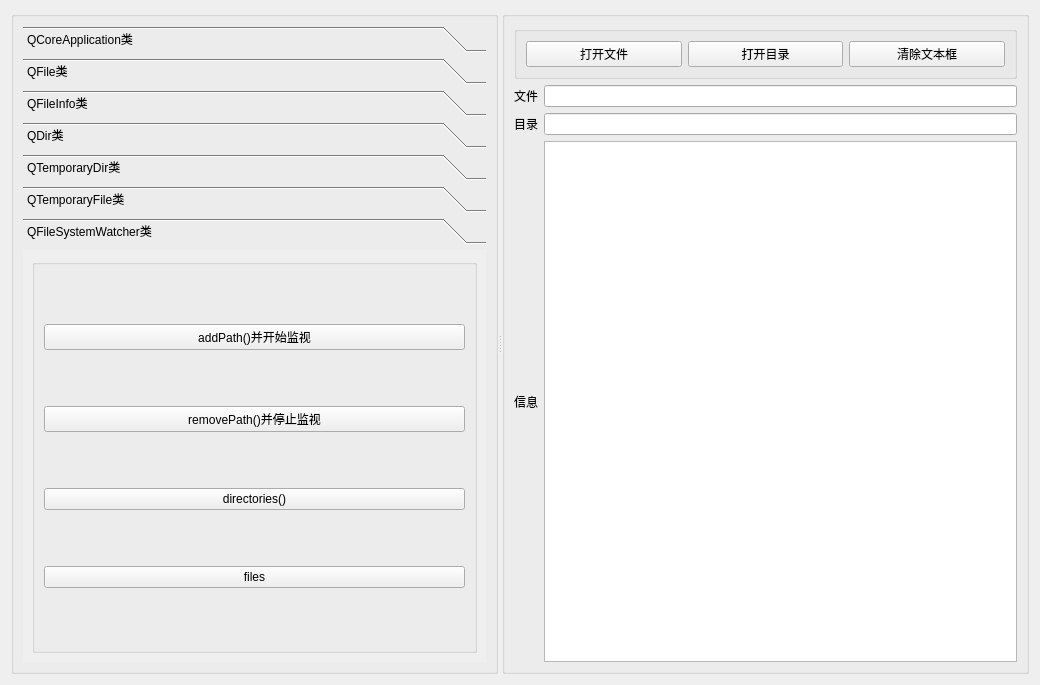
<?xml version="1.0" encoding="UTF-8"?>
<ui version="4.0">
 <class>Dialog</class>
 <widget class="QDialog" name="Dialog">
  <property name="geometry">
   <rect>
    <x>0</x>
    <y>0</y>
    <width>1040</width>
    <height>685</height>
   </rect>
  </property>
  <property name="windowTitle">
   <string>Dialog</string>
  </property>
  <layout class="QGridLayout" name="gridLayout_4">
   <item row="0" column="0">
    <widget class="QSplitter" name="splitter">
     <property name="orientation">
      <enum>Qt::Horizontal</enum>
     </property>
     <widget class="QGroupBox" name="groupBox">
      <property name="title">
       <string/>
      </property>
      <layout class="QVBoxLayout" name="verticalLayout_3">
       <item>
        <widget class="QToolBox" name="toolBox">
         <property name="currentIndex">
          <number>6</number>
         </property>
         <widget class="QWidget" name="pageApp">
          <property name="geometry">
           <rect>
            <x>0</x>
            <y>0</y>
            <width>262</width>
            <height>460</height>
           </rect>
          </property>
          <attribute name="icon">
           <iconset resource="res.qrc">
            <normaloff>:/images/802.bmp</normaloff>:/images/802.bmp</iconset>
          </attribute>
          <attribute name="label">
           <string>QCoreApplication类</string>
          </attribute>
          <layout class="QVBoxLayout" name="verticalLayout_4">
           <item>
            <widget class="QPushButton" name="btnApplication">
             <property name="font">
              <font>
               <pointsize>18</pointsize>
               <bold>false</bold>
              </font>
             </property>
             <property name="text">
              <string>QCoreApplication::
 applicationDirPath() 
applicationFilePath() 
 applicationName() 
 setApplicationName() 
 libraryPaths() 
 organizationName() 
 exit() 退出应用程序</string>
             </property>
            </widget>
           </item>
          </layout>
         </widget>
         <widget class="QWidget" name="pageFile">
          <property name="geometry">
           <rect>
            <x>0</x>
            <y>0</y>
            <width>262</width>
            <height>460</height>
           </rect>
          </property>
          <attribute name="icon">
           <iconset resource="res.qrc">
            <normaloff>:/images/804.bmp</normaloff>:/images/804.bmp</iconset>
          </attribute>
          <attribute name="label">
           <string>QFile类</string>
          </attribute>
          <layout class="QVBoxLayout" name="verticalLayout_6">
           <item>
            <layout class="QVBoxLayout" name="verticalLayout_5">
             <item>
              <widget class="QGroupBox" name="groupBox_4">
               <property name="title">
                <string>静态函数</string>
               </property>
               <layout class="QGridLayout" name="gridLayout_2">
                <item row="0" column="0">
                 <widget class="QPushButton" name="btnCopy">
                  <property name="text">
                   <string>copy()</string>
                  </property>
                 </widget>
                </item>
                <item row="0" column="1">
                 <widget class="QPushButton" name="btnExists">
                  <property name="text">
                   <string>exists()</string>
                  </property>
                 </widget>
                </item>
                <item row="2" column="0">
                 <widget class="QPushButton" name="btnMoveToTrash">
                  <property name="text">
                   <string>moveToTrash</string>
                  </property>
                 </widget>
                </item>
                <item row="1" column="0">
                 <widget class="QPushButton" name="btnRemove">
                  <property name="text">
                   <string>remove()</string>
                  </property>
                 </widget>
                </item>
                <item row="1" column="1">
                 <widget class="QPushButton" name="btnRename">
                  <property name="text">
                   <string>rename()</string>
                  </property>
                 </widget>
                </item>
               </layout>
              </widget>
             </item>
             <item>
              <widget class="QGroupBox" name="groupBox_5">
               <property name="title">
                <string>成员函数</string>
               </property>
               <layout class="QGridLayout" name="gridLayout_3">
                <item row="0" column="0">
                 <widget class="QPushButton" name="btnMemberCopy">
                  <property name="text">
                   <string>copy()</string>
                  </property>
                 </widget>
                </item>
                <item row="0" column="1">
                 <widget class="QPushButton" name="btnMemberExists">
                  <property name="text">
                   <string>exists()</string>
                  </property>
                 </widget>
                </item>
                <item row="1" column="0">
                 <widget class="QPushButton" name="btnMemRemove">
                  <property name="text">
                   <string>remove()</string>
                  </property>
                 </widget>
                </item>
                <item row="1" column="1">
                 <widget class="QPushButton" name="btnMemRename">
                  <property name="text">
                   <string>rename()</string>
                  </property>
                 </widget>
                </item>
                <item row="2" column="0">
                 <widget class="QPushButton" name="btnMemMoveToTrash">
                  <property name="text">
                   <string>moveToTrash</string>
                  </property>
                 </widget>
                </item>
               </layout>
              </widget>
             </item>
            </layout>
           </item>
          </layout>
         </widget>
         <widget class="QWidget" name="pageFileInfo">
          <property name="geometry">
           <rect>
            <x>0</x>
            <y>0</y>
            <width>262</width>
            <height>460</height>
           </rect>
          </property>
          <attribute name="icon">
           <iconset resource="res.qrc">
            <normaloff>:/images/135.JPG</normaloff>:/images/135.JPG</iconset>
          </attribute>
          <attribute name="label">
           <string>QFileInfo类</string>
          </attribute>
          <layout class="QGridLayout" name="gridLayout_5">
           <item row="0" column="0">
            <widget class="QPushButton" name="btnAbsoluteFilePath">
             <property name="text">
              <string>absoluteFilePath() 
 absolutePath() 
 fileName() 
 filePath() 
 size()  path() 
 baseName() 
 completeBaseName() 
 suffix() 
 completeSuffix() 
 isDir() 
 isFile() 
 isExecutable() 
 birthTime() 
 LastModified() 
 lastRead() 
 Static exists() 
 exists()</string>
             </property>
            </widget>
           </item>
          </layout>
         </widget>
         <widget class="QWidget" name="pageDir">
          <property name="geometry">
           <rect>
            <x>0</x>
            <y>0</y>
            <width>262</width>
            <height>460</height>
           </rect>
          </property>
          <attribute name="icon">
           <iconset resource="res.qrc">
            <normaloff>:/images/007.GIF</normaloff>:/images/007.GIF</iconset>
          </attribute>
          <attribute name="label">
           <string>QDir类</string>
          </attribute>
          <layout class="QVBoxLayout" name="verticalLayout_2">
           <item>
            <widget class="QGroupBox" name="groupBox_6">
             <property name="title">
              <string>静态函数</string>
             </property>
             <layout class="QVBoxLayout" name="verticalLayout_7">
              <item>
               <widget class="QPushButton" name="btntempPath">
                <property name="text">
                 <string>tempPath() 
 rootPath() 
 homePath() 
 drives() 
 currentPath()</string>
                </property>
               </widget>
              </item>
              <item>
               <widget class="QPushButton" name="btnSetCurrent">
                <property name="text">
                 <string>setCurrent</string>
                </property>
               </widget>
              </item>
             </layout>
            </widget>
           </item>
           <item>
            <widget class="QGroupBox" name="groupBox_7">
             <property name="title">
              <string>文件或目录操作</string>
             </property>
             <layout class="QGridLayout" name="gridLayout_6">
              <item row="0" column="0">
               <widget class="QPushButton" name="btnMkdir">
                <property name="text">
                 <string>mkdir()</string>
                </property>
               </widget>
              </item>
              <item row="0" column="1">
               <widget class="QPushButton" name="btnRmdir">
                <property name="text">
                 <string>rmdir()</string>
                </property>
               </widget>
              </item>
              <item row="1" column="0">
               <widget class="QPushButton" name="btnQDirRemove">
                <property name="text">
                 <string>remove()</string>
                </property>
               </widget>
              </item>
              <item row="1" column="1">
               <widget class="QPushButton" name="btnQDirRename">
                <property name="text">
                 <string>rename()</string>
                </property>
               </widget>
              </item>
              <item row="2" column="0">
               <widget class="QPushButton" name="btnSetPath">
                <property name="text">
                 <string>setPath()</string>
                </property>
               </widget>
              </item>
              <item row="2" column="1">
               <widget class="QPushButton" name="btnRemoveRecur">
                <property name="text">
                 <string>removeRecursively()</string>
                </property>
               </widget>
              </item>
             </layout>
            </widget>
           </item>
           <item>
            <widget class="QGroupBox" name="groupBox_8">
             <property name="title">
              <string>文件或目录信息</string>
             </property>
             <layout class="QVBoxLayout" name="verticalLayout_8">
              <item>
               <widget class="QPushButton" name="btnAbsPath">
                <property name="text">
                 <string>absoluteFilePath() 
 absolutePath() 
 canonicalPath() 
 filePath() 
 path() 
 dirName() 
 exists() 
 isEmpty() 
 entryList(dir) 
 entryList(file)</string>
                </property>
               </widget>
              </item>
             </layout>
            </widget>
           </item>
          </layout>
         </widget>
         <widget class="QWidget" name="pageTempDir">
          <property name="geometry">
           <rect>
            <x>0</x>
            <y>0</y>
            <width>262</width>
            <height>460</height>
           </rect>
          </property>
          <attribute name="icon">
           <iconset resource="res.qrc">
            <normaloff>:/images/806.bmp</normaloff>:/images/806.bmp</iconset>
          </attribute>
          <attribute name="label">
           <string>QTemporaryDir类</string>
          </attribute>
          <layout class="QVBoxLayout" name="verticalLayout_9">
           <item>
            <widget class="QGroupBox" name="groupBox_9">
             <property name="title">
              <string/>
             </property>
             <layout class="QVBoxLayout" name="verticalLayout_10">
              <item>
               <widget class="QPushButton" name="btnMkTempDir">
                <property name="text">
                 <string>1. 在系统临时目录下创建临时文件夹</string>
                </property>
               </widget>
              </item>
              <item>
               <widget class="QPushButton" name="btnMkDir">
                <property name="text">
                 <string>2. 在指定目录下创建临时文件夹</string>
                </property>
               </widget>
              </item>
              <item>
               <widget class="QPushButton" name="btnMkDirInCurrent">
                <property name="text">
                 <string>3. 在当前目录下创建临时文件夹</string>
                </property>
               </widget>
              </item>
             </layout>
            </widget>
           </item>
          </layout>
         </widget>
         <widget class="QWidget" name="pageTempFile">
          <property name="geometry">
           <rect>
            <x>0</x>
            <y>0</y>
            <width>262</width>
            <height>460</height>
           </rect>
          </property>
          <attribute name="icon">
           <iconset resource="res.qrc">
            <normaloff>:/images/100.bmp</normaloff>:/images/100.bmp</iconset>
          </attribute>
          <attribute name="label">
           <string>QTemporaryFile类</string>
          </attribute>
          <layout class="QVBoxLayout" name="verticalLayout_11">
           <item>
            <widget class="QGroupBox" name="groupBox_10">
             <property name="title">
              <string/>
             </property>
             <layout class="QVBoxLayout" name="verticalLayout_12">
              <item>
               <widget class="QPushButton" name="btnMkTempFile">
                <property name="text">
                 <string>1. 在系统临时目录下创建临时文件</string>
                </property>
               </widget>
              </item>
              <item>
               <widget class="QPushButton" name="btnMkFile">
                <property name="text">
                 <string>2. 在指定目录下创建临时文件</string>
                </property>
               </widget>
              </item>
              <item>
               <widget class="QPushButton" name="btnMkFileInCurrent">
                <property name="text">
                 <string>3. 在当前目录下创建临时文件</string>
                </property>
               </widget>
              </item>
             </layout>
            </widget>
           </item>
          </layout>
         </widget>
         <widget class="QWidget" name="pageWatcher">
          <attribute name="label">
           <string>QFileSystemWatcher类</string>
          </attribute>
          <layout class="QVBoxLayout" name="verticalLayout_13">
           <item>
            <widget class="QGroupBox" name="groupBox_11">
             <property name="title">
              <string/>
             </property>
             <layout class="QVBoxLayout" name="verticalLayout_14">
              <item>
               <widget class="QPushButton" name="btnAddPath">
                <property name="text">
                 <string>addPath()并开始监视</string>
                </property>
               </widget>
              </item>
              <item>
               <widget class="QPushButton" name="btnRemovePath">
                <property name="text">
                 <string>removePath()并停止监视</string>
                </property>
               </widget>
              </item>
              <item>
               <widget class="QPushButton" name="btnDirectory">
                <property name="text">
                 <string>directories()</string>
                </property>
               </widget>
              </item>
              <item>
               <widget class="QPushButton" name="btnFiles">
                <property name="text">
                 <string>files</string>
                </property>
               </widget>
              </item>
             </layout>
            </widget>
           </item>
          </layout>
         </widget>
        </widget>
       </item>
      </layout>
     </widget>
     <widget class="QGroupBox" name="groupBox_2">
      <property name="title">
       <string/>
      </property>
      <layout class="QVBoxLayout" name="verticalLayout">
       <item>
        <widget class="QGroupBox" name="groupBox_3">
         <property name="title">
          <string/>
         </property>
         <layout class="QHBoxLayout" name="horizontalLayout">
          <item>
           <widget class="QPushButton" name="btnOpenFile">
            <property name="text">
             <string>打开文件</string>
            </property>
            <property name="icon">
             <iconset resource="res.qrc">
              <normaloff>:/images/007.GIF</normaloff>:/images/007.GIF</iconset>
            </property>
           </widget>
          </item>
          <item>
           <widget class="QPushButton" name="btnOpenDir">
            <property name="text">
             <string>打开目录</string>
            </property>
            <property name="icon">
             <iconset resource="res.qrc">
              <normaloff>:/images/122.bmp</normaloff>:/images/122.bmp</iconset>
            </property>
           </widget>
          </item>
          <item>
           <widget class="QPushButton" name="btnClear">
            <property name="text">
             <string>清除文本框</string>
            </property>
            <property name="icon">
             <iconset resource="res.qrc">
              <normaloff>:/images/212.bmp</normaloff>:/images/212.bmp</iconset>
            </property>
           </widget>
          </item>
         </layout>
        </widget>
       </item>
       <item>
        <layout class="QGridLayout" name="gridLayout">
         <item row="0" column="0">
          <widget class="QLabel" name="label">
           <property name="text">
            <string>文件</string>
           </property>
          </widget>
         </item>
         <item row="0" column="1">
          <widget class="QLineEdit" name="editFile"/>
         </item>
         <item row="1" column="0">
          <widget class="QLabel" name="label_2">
           <property name="text">
            <string>目录</string>
           </property>
          </widget>
         </item>
         <item row="1" column="1">
          <widget class="QLineEdit" name="editDir"/>
         </item>
         <item row="2" column="0">
          <widget class="QLabel" name="label_3">
           <property name="text">
            <string>信息</string>
           </property>
          </widget>
         </item>
         <item row="2" column="1">
          <widget class="QPlainTextEdit" name="plainTextEdit"/>
         </item>
        </layout>
       </item>
      </layout>
     </widget>
    </widget>
   </item>
  </layout>
 </widget>
 <resources>
  <include location="res.qrc"/>
 </resources>
 <connections/>
</ui>
